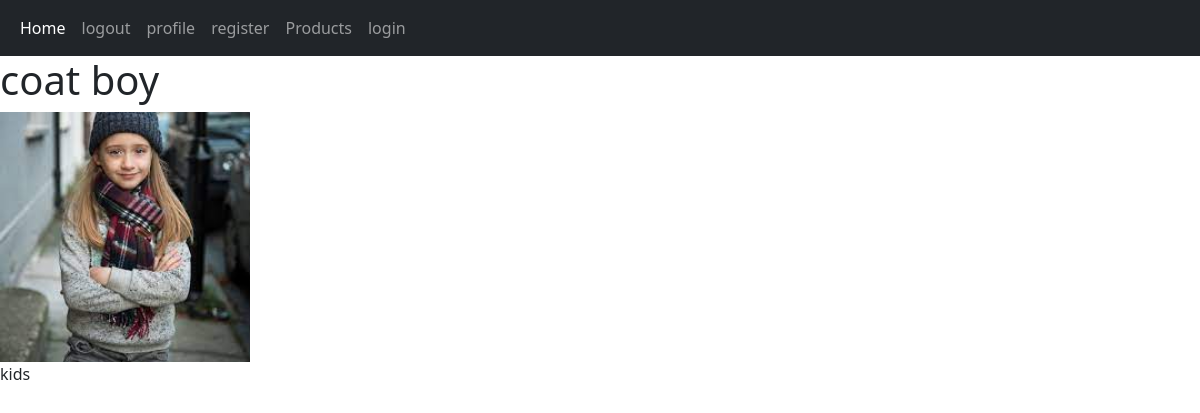
/detail/4/, run on the app's committed database.
### home/models.py (models this page shows, shortened)
class product(models.Model):
    category = models.ForeignKey(Category,on_delete=models.CASCADE)
    name = models.CharField(max_length=200)
    amount = models.PositiveIntegerField(blank=True,null=True)
    unite_price = models.PositiveIntegerField()
    discount = models.PositiveIntegerField(blank=True,null=True)
    total_price = models.PositiveIntegerField()
    information = models.TextField(blank=True,null=True)
    create = models.DateTimeField(auto_now_add=True)
    update = models.DateTimeField(auto_now=True)
    available = models.BooleanField(default=True)
    image = models.ImageField(upload_to='product')
    @property
    def total_price(self):
        if not self.discount:
            return self.unite_price
        elif self.discount:
            total = (self.discount * self.unite_price)/100
            return int(self.unite_price - total)
        return self.total_price

### home/views.py (the view)
# urls.py: path('detail/<int:id>/', views.product_detail, name='detail'),
def product_detail(request,id=None):
    productd = product.objects.get(id=id)
    return render(request,'home/detail.html',{'productd':productd})

### home/templates/home/detail.html (shortened to what this page needs)
{% extends 'base.html' %}
{% block body %}
    <h1>{{ productd.name }}</h1>
    <img style="width: 250px" src="{{ productd.image.url }}"><br/>
    <p>{{ productd.information }}</p>
{% endblock %}

### data on the page
product: name "coat boy", image (picture), information "kids"
